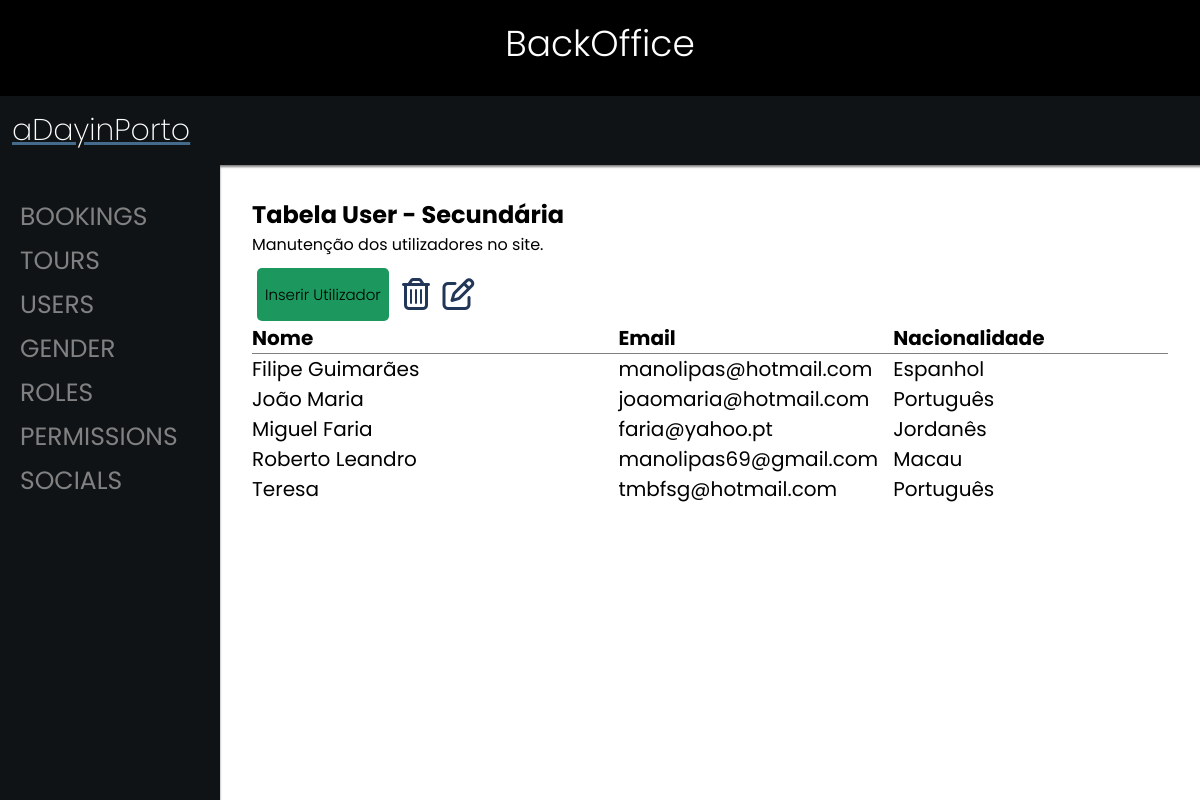
The app's page /backoffice/?p=2 with its own data.
### tables this page shows
CREATE TABLE IF NOT EXISTS `user` (
  `id` int(11) NOT NULL AUTO_INCREMENT,
  `name` varchar(255) DEFAULT NULL,
  `email` varchar(255) NOT NULL,
  `phone_number` varchar(50) DEFAULT NULL,
  `nacionality` varchar(50) DEFAULT NULL,
  `birthdate` date DEFAULT NULL,
  `creation_date` datetime DEFAULT current_timestamp(),
  `profile_image` varchar(100) DEFAULT NULL,
  `verified` int(1) DEFAULT NULL,
  `display_language` int(3) DEFAULT 1,
  `gender` int(1) DEFAULT NULL,
  `role` int(1) DEFAULT NULL,
  `password` varchar(40) DEFAULT NULL,
  PRIMARY KEY (`id`,`email`),
  UNIQUE KEY `email` (`email`),
  UNIQUE KEY `phone_number` (`phone_number`),
  KEY `FK_user_sex` (`gender`) USING BTREE,
  KEY `FK_user_role` (`role`),
  KEY `FK_user_language` (`display_language`),
  CONSTRAINT `FK_user_gender` FOREIGN KEY (`gender`) REFERENCES `gender` (`id`) ON DELETE NO ACTION ON UPDATE NO ACTION,
  CONSTRAINT `FK_user_language` FOREIGN KEY (`display_language`) REFERENCES `language` (`id`) ON DELETE NO ACTION ON UPDATE NO ACTION,
  CONSTRAINT `FK_user_role` FOREIGN KEY (`role`) REFERENCES `role` (`id`) ON DELETE NO ACTION ON UPDATE NO ACTION
);

### backoffice/content/users/users.php (the view, shortened to what this page needs)
<?php
$showtour = "SELECT * FROM user ORDER BY name";
$show = mysqli_query($conn, $showtour);
if (mysqli_num_rows($show) > 0) {
    $row = mysqli_fetch_array($show);
} else {
    $row = null;
}
?>
<h2>Tabela User - Secundária</h2>
<p>Manutenção dos utilizadores no site.</p>
<br>
<a href="./?p=21" class="insert-button">Inserir Utilizador</a>
<a id="delLink" disabled><i class="fa-regular fa-trash-can fa-2xl" onclick="confirmDelete(<?php echo $row['id']; ?>)"></i></a>
<?php
if ($row !== null && isset($row['id'])) {
    $editLink = './?p=25&id=' . $row['id'] . '&operation=editar';
} else {
    $editLink = null;
}
echo '<a href="' . $editLink . '" id="editLink" disabled><i class="fa-regular fa-pen-to-square fa-2xl"></i></a>' ?>
<table class="table-hover" style="width:100%; font-size: 20px; margin-top: 1rem; padding-top: 1rem;">
    <thead>
        <tr>
            <th scope="col" style="text-align: left; width:40%; border-bottom: solid 1px grey; border-collapse: collapse;">Nome</th>
            <th scope="col" style="text-align: left; width:30%; border-bottom: solid 1px grey; border-collapse: collapse;">Email</th>
            <th scope="col" style="text-align: left; width:30%; border-bottom: solid 1px grey; border-collapse: collapse;">Nacionalidade</th>
        </tr>
    </thead>
    <tbody>
        <?php
        if ($row !== null) {
            do {
        ?>
                <tr id="tr_<?php echo $row['id']; ?>" onclick="storeID(<?php echo $row['id']; ?>)">
                    <?php
                    echo "<td>" . $row['name'] . "</td>";
                    echo "<td>" . $row['email'] . "</td>";
                    echo "<td>" . $row['nacionality'] . "</td>";
                    ?>
                </tr>
        <?php
            } while ($row = mysqli_fetch_assoc($show));
        } else {
            echo "<tr><td colspan='4'>Não foram encontrados registos.</td></tr>";
        }
        ?>
    </tbody>
</table>

### backoffice/css/styles.css (style rules this page uses)
html { scroll-behavior: smooth; }
* { margin: 0; padding: 0; font-family: 'Poppins', sans-serif; }
a { cursor: pointer; }
:root { --dark-background-color: #0f1316; --medium-background-color: #666; --light-background-color: #efefef; --contrast-color: rgba(68, 107, 140, 1); --alt-contrast-color: ; --dark-text-color: var(--dark-background-color); --medium-text-color: var(--medium-background-color); --lighter-text-reverse-color: var(--light-background-color); --light-text-reverse-color: #ddd; }
table { border-collapse: collapse; }
.insert-button, .edit-button, .delete-button, .return-button { padding-inline: 0.5rem; padding-block: 1rem; text-decoration: none; font-size: 15px; font-weight: 300; color: black; border-radius: 5px; border: none; width: 90px; height: 30px; margin-inline: 5px; cursor: pointer; }
.insert-button { background-color: #1c975d; }

### backoffice/content/users/users.php (style rules this page uses)
.fa-regular { color: #223658 !important; padding-inline: 0.25rem; }

### records on screen
user: name "Filipe Guimarães", email "manolipas@hotmail.com", nacionality "Espanhol"
user: name "João Maria", email "joaomaria@hotmail.com", nacionality "Português"
user: name "Miguel Faria", email "faria@yahoo.pt", nacionality "Jordanês"
user: name "Roberto Leandro", email "manolipas69@gmail.com", nacionality "Macau"
user: name "Teresa", email "tmbfsg@hotmail.com", nacionality "Português"
